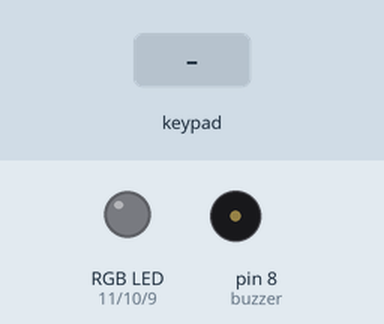
Simulated run of this sketch. Board: Arduino Uno, built with avr-gcc and run on an emulated ATmega328P. Shown: an RGB LED mixed from three pins (HIGH = lit), buzzer (waves = sounding). Dashed ring = blinking. The test bench sets the inputs (shaded band). Dim RGB values are drawn brighter than linear; what the sketch prints to the serial monitor is not drawn.

Above: at 3.4 s.
3.5 s: key '*' pressed
At 4.8 s:
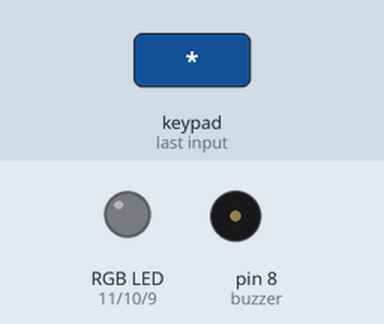
5.1 s: keypad keys 0 0 0 0 pressed 0.4 s apart
At 8.0 s:
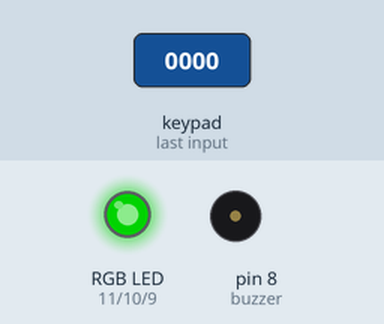
8.2 s: keypad keys 0 0 0 0 # pressed 0.4 s apart
At 10.18 s:
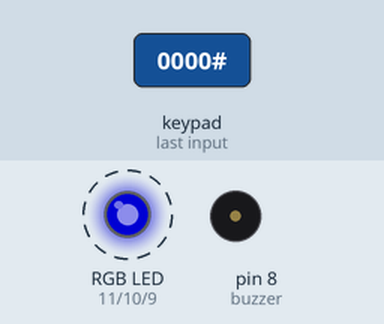
13.2 s: keypad keys 5 4 3 2 pressed 0.4 s apart
At 15.6 s:
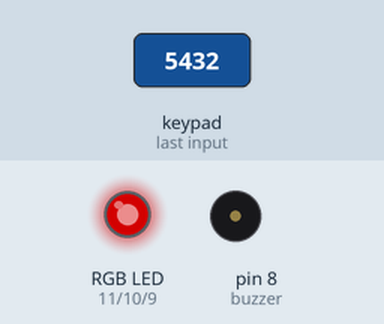
16.7 s: key '#' pressed
At 17.4 s:
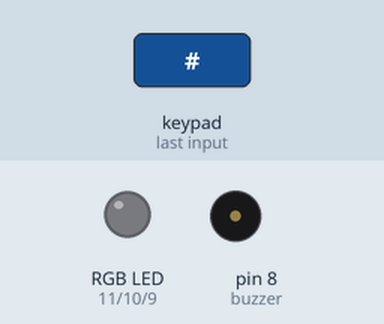
Timing chart, 0 to 19.2 s (numbered marks = the images above; inputs shaded):
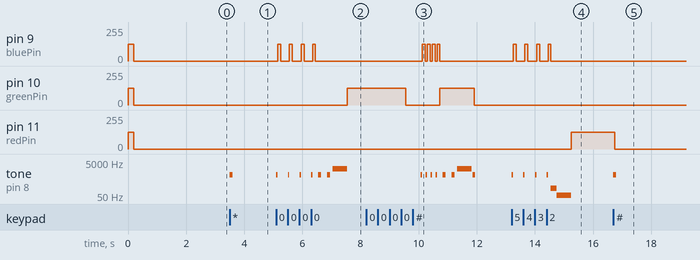

Measured:
- after the input at 3.5 s, tone on pin 8 (buzzer): silent → 880 Hz at once, → silent 0.10 s later
- after the input at 5.1 s, pin 9 (bluePin): alternates 125/255 for 0.10 s and 0/255 for 0.30 s, 8 changes in all, then stays 0/255, starting after 0.05 s; pin 10 (greenPin): 0/255 → 125/255 after 2.5 s
- after the input at 8.2 s, pin 9 (bluePin): alternates 125/255 for 0.10 s and 0/255 for 0.07 s, 8 changes in all, then stays 0/255, starting after 1.9 s; tone on pin 8 (buzzer): plays 880 Hz for 0.05 s, 880 Hz for 0.05 s, 880 Hz for 0.05 s, 880 Hz for 0.05 s, 880 Hz for 0.10 s, 880 Hz for 0.10 s … (8 notes in this stretch), starting after 1.9 s
- after the input at 13.2 s, pin 9 (bluePin): alternates 125/255 for 0.10 s and 0/255 for 0.30 s, 8 changes in all, then stays 0/255, starting after 0.05 s; pin 11 (redPin): 0/255 → 125/255 after 2.1 s
- after the input at 16.7 s, pin 11 (redPin): 125/255 → 0/255 after 0.05 s; tone on pin 8 (buzzer): silent → 880 Hz at once, → silent 0.10 s later

The sketch:

day15_creative_password.ino
```cpp
#include <Key.h>
#include <Keypad.h>

int buzzer = 8;
int redPin = 11;
int greenPin = 10;
int bluePin = 9;

const byte ROWS = 4;
const byte COLS = 4;
const byte PassLength = 4;  // passwords will be 4 characters long
char currentPassword[PassLength] = {'0','0','0','0'}; // default before setting

char buttons[ROWS][COLS] = {
  {'1', '2', '3', 'A'},  // 1st row
  {'4', '5', '6', 'B'},  // 2nd row
  {'7', '8', '9', 'C'},  // 3rd row
  {'*', '0', '#', 'D'}   // 4th row
};

byte rowPins[ROWS] = {5, 4, 3, 2};
byte colPins[COLS] = {6, 7, 12, 13};

Keypad securityPad = Keypad(makeKeymap(buttons), rowPins, colPins, ROWS, COLS);


//  custom function to process a login attempt *******************************

int unlockMode(){
    char result ;

    RGB_color(0,0,0);

    Serial.println("Unlock Mode: Type Password to continue");
    playInput();

    boolean success = true;

    for(int i = 0; i < PassLength; i++) {
       while(!(result = securityPad.getKey())) {
         // wait indefinitely for keypad input of any kind
       }
       success = success && (currentPassword[i] == result);     // a wrong key was pressed

       Serial.print("*");  // print a phantom character for a successful keystroke
       playInput();
       RGB_color(0,0,125);
       delay(100);
       RGB_color(0,0,0);
    }  //  done after 4 characters are accepted

    Serial.println("");
    if (! success) {

      Serial.println("WRONG PASSWORD");
      playError();
      return -1;                    //  -1 means failed -- return immediately
    }

    Serial.println("Device Successfully Unlocked!");
    playSuccess();
    return 0;           //  0 means succeeded
}
//  ************************************************************************

void setup() {
  pinMode(redPin, OUTPUT);
  pinMode(greenPin, OUTPUT);
  pinMode(bluePin, OUTPUT);

  RGB_color(125,125,125);
  delay(200);
  RGB_color(0,0,0);

  Serial.begin(9600); // Begin monitoring via the serial monitor
  delay(2000);
  Serial.println("Press * to set a new password.");
  Serial.println("Press # to access the system with the existing one.");
}

void loop() {
  char result = securityPad.getKey();

   if (result == '*'){           // choice to change password
    playInput();
    int access = unlockMode();

    if (access < 0) {
      Serial.println("Access Denied. Cannot change password without knowing the previous or default.");
      RGB_color(125,0,0);
    }
    else {
      RGB_color(0,125,0);
      delay(2000);
      RGB_color(0,0,0);
      Serial.println("Welcome, authorized user. Please Enter a new password: ");
      delay(500);

      for(int i = 0; i < PassLength; i++) {
        while(!(result = securityPad.getKey())) {
        // wait indefinitely for keypad input of any kind
        }

        currentPassword[i] = result;
        Serial.print("*");    // print a phantom character for a successful keystroke
        playInput();
        RGB_color(0,0,125);
        delay(100);
        RGB_color(0,0,0);
      }   //  done after 4 characters are accepted

      RGB_color(0,125,0);
      playSuccess();
      Serial.println("");
      Serial.println("Password Successfully Changed!");
    }
  }

  else if (result == '#') {           // choice to access system with current password
    playInput();
    int access = unlockMode();
    if(access < 0) {
      RGB_color(125,0,0);
      Serial.println("Password error. Access Denied.");
    }
    else {
      RGB_color(0,125,0);
      Serial.println("Welcome, authorized user. You may now begin using the system.");
    }
  }

}

void RGB_color(int red_value, int green_value, int blue_value) {
  analogWrite(redPin, red_value);
  analogWrite(greenPin, green_value);
  analogWrite(bluePin, blue_value);
}

//  custom functions to give audio feedback *******************************

void playSuccess() {
  delay(100);
  tone(buzzer, 880,100);
  delay(300);
  tone(buzzer, 880,100);
  delay(200);
  tone(buzzer, 2060);
  delay(500);
  noTone(buzzer);
}

void playError() {
  tone(buzzer, 147);
  delay(200);
  tone(buzzer, 55);
  delay(500);
  noTone(buzzer);
}

void playInput() {
  tone(buzzer, 880);
  delay(50);
  noTone(buzzer);
}
```
